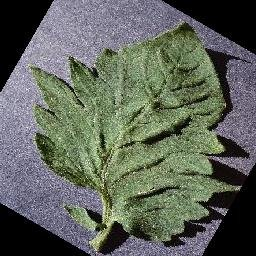
#> input picture dataset/sample/test/Tomato__Tomato_Healthy/TomatoHealthy(119).jpg, 256 x 256 px
$ python -i 1.2_preprocess.py   (imports and definitions only)
#> lines starting #> are read from the running program, lines starting #| are printed output that depends on the picture
#> further down, picture is the input picture: PIL image 256x256 RGB; mean R, G, B 95, 100.8, 91.2
import hashlib
import os
from pathlib import Path

import mlflow
import numpy as np
import pandas as pd
from PIL import Image
from skimage.feature import hog

PROJECT_ROOT = Path(__file__).resolve().parents[1]
DATA_DIR = Path(os.getenv("DATA_DIR", PROJECT_ROOT / "dataset" / "tomato"))
SPLITS = ["train", "val", "test"]
IMAGE_EXTS = {".jpg", ".jpeg", ".png"}
IMG_SIZE = 64
DROP_DUPLICATES = False
# คลาสที่ใช้ (ชื่อสั้น) ค่าเริ่มต้น 3 คลาสตามโจทย์; ตั้ง CLASSES=all เพื่อใช้ทุกคลาส
_classes_env = os.getenv("CLASSES", "Healthy,Mosaic_virus,Yellow_Leaf_Curl_Virus").strip()
CLASSES = None if _classes_env.lower() == "all" else {c.strip() for c in _classes_env.split(",") if c.strip()}


def short_label(class_dir_name):
    """'Tomato__Tomato_Mosaic_virus' -> 'Mosaic_virus'"""
    return class_dir_name.split("Tomato_")[-1].lstrip("_")


def extract_features(image):
    """แปลงภาพ 1 ภาพเป็นตัวเลข 836 ค่า: ฮิสโตแกรมสี HSV (512) + HOG ลวดลายใบ (324)
    ต้องใช้ฟังก์ชันเดียวกันนี้ตอนทำนายภาพใหม่ด้วย"""
    img = image.convert("RGB").resize((IMG_SIZE, IMG_SIZE), Image.BILINEAR)
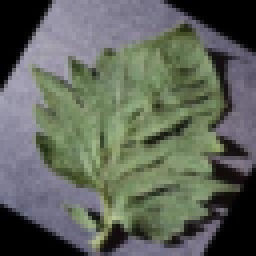
#> img: PIL image 64x64 RGB (shown 4 times larger); mean R, G, B 95.1, 100.9, 91.3

    hsv = np.asarray(img.convert("HSV"), dtype=np.uint8).reshape(-1, 3)
    hist, _ = np.histogramdd(hsv, bins=8, range=[(0, 256)] * 3)
    hist = hist.ravel() / hsv.shape[0]
#> hist = 512 values, max 0.124 at index 332, min 0 at index 4, mean 0.00195

    gray = np.asarray(img.convert("L"), dtype=np.float32) / 255.0
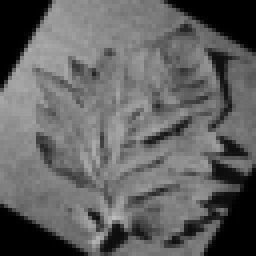
#> gray: shape (64, 64) float32 (shown 4 times larger); min 0, max 0.737, mean 0.384
    hog_feat = hog(gray, orientations=9, pixels_per_cell=(16, 16), cells_per_block=(2, 2))
#> hog_feat = 324 values, max 0.319 at index 1, min 0.0126 at index 236, mean 0.151

    return np.concatenate([hist, hog_feat]).astype(np.float32)


# [75 lines left out: functions load_split, preprocess_data, not called in this run]


# [2 lines not run here, left out]

>>> from PIL import Image
>>> picture = Image.open('../dataset/sample/test/Tomato__Tomato_Healthy/TomatoHealthy(119).jpg')
>>> result = extract_features(picture)
#> result = 836 values, max 0.319 at index 513, min 0 at index 4, mean 0.0596

$ run again, on dataset/sample/test/Tomato__Tomato_Mosaic_virus/TomatoMosaicVirus(1494).jpg
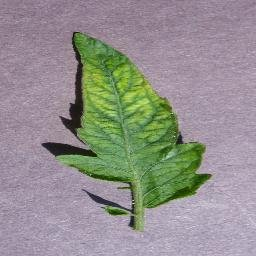
#> input picture dataset/sample/test/Tomato__Tomato_Mosaic_virus/TomatoMosaicVirus(1494).jpg, 256 x 256 px
#> picture is the input picture: PIL image 256x256 RGB; mean R, G, B 147.1, 144.5, 141.7
#> in extract_features, `img = image.convert("RGB").resize((IMG_SIZE, IMG_SIZE), Image.BILINEAR)`:
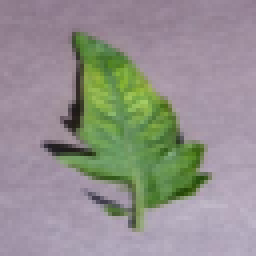
#> img: PIL image 64x64 RGB (shown 4 times larger); mean R, G, B 147.1, 144.5, 141.7
#> hist = 512 values, max 0.407 at index 389, min 0 at index 0, mean 0.00195
#> in extract_features, `gray = np.asarray(img.convert("L"), dtype=np.float32) / 255.0`:
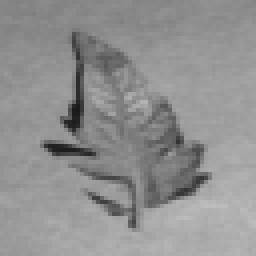
#> gray: shape (64, 64) float32 (shown 4 times larger); min 0.102, max 0.741, mean 0.569
#> hog_feat = 324 values, max 0.336 at index 27, min 0.0142 at index 197, mean 0.142
#> result = 836 values, max 0.407 at index 389, min 0 at index 0, mean 0.0561

$ run again, on dataset/sample/test/Tomato__Tomato_Mosaic_virus/TomatoMosaicVirus(1673).jpg
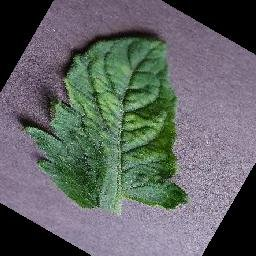
#> input picture dataset/sample/test/Tomato__Tomato_Mosaic_virus/TomatoMosaicVirus(1673).jpg, 256 x 256 px
#> picture is the input picture: PIL image 256x256 RGB; mean R, G, B 95.8, 100, 99.1
#> in extract_features, `img = image.convert("RGB").resize((IMG_SIZE, IMG_SIZE), Image.BILINEAR)`:
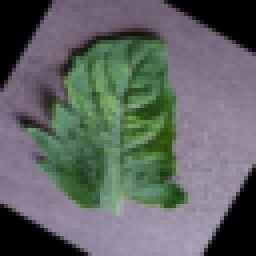
#> img: PIL image 64x64 RGB (shown 4 times larger); mean R, G, B 95.9, 100, 99.1
#> hist = 512 values, max 0.183 at index 396, min 0 at index 5, mean 0.00195
#> in extract_features, `gray = np.asarray(img.convert("L"), dtype=np.float32) / 255.0`:
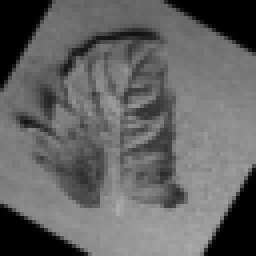
#> gray: shape (64, 64) float32 (shown 4 times larger); min 0, max 0.675, mean 0.387
#> hog_feat = 324 values, max 0.303 at index 289, min 0.00588 at index 235, mean 0.143
#> result = 836 values, max 0.303 at index 801, min 0 at index 5, mean 0.0565

$ run again, on dataset/sample/test/Tomato__Tomato_Yellow_Leaf_Curl_Virus/TomatoYellowCurlVirus(1).jpg
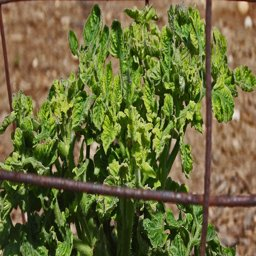
#> input picture dataset/sample/test/Tomato__Tomato_Yellow_Leaf_Curl_Virus/TomatoYellowCurlVirus(1).jpg, 256 x 256 px
#> picture is the input picture: PIL image 256x256 RGB; mean R, G, B 106.8, 107.2, 58.4
#> in extract_features, `img = image.convert("RGB").resize((IMG_SIZE, IMG_SIZE), Image.BILINEAR)`:
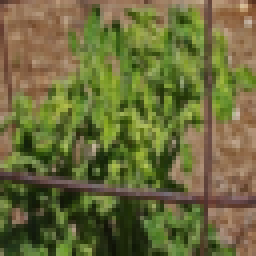
#> img: PIL image 64x64 RGB (shown 4 times larger); mean R, G, B 106.9, 107.2, 58.4
#> hist = 512 values, max 0.142 at index 28, min 0 at index 0, mean 0.00195
#> in extract_features, `gray = np.asarray(img.convert("L"), dtype=np.float32) / 255.0`:
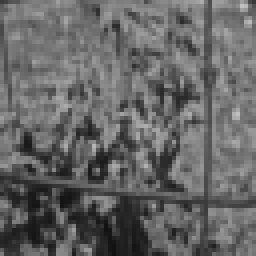
#> gray: shape (64, 64) float32 (shown 4 times larger); min 0.0627, max 0.757, mean 0.398
#> hog_feat = 324 values, max 0.226 at index 77, min 0.0374 at index 210, mean 0.158
#> result = 836 values, max 0.226 at index 589, min 0 at index 0, mean 0.0626
